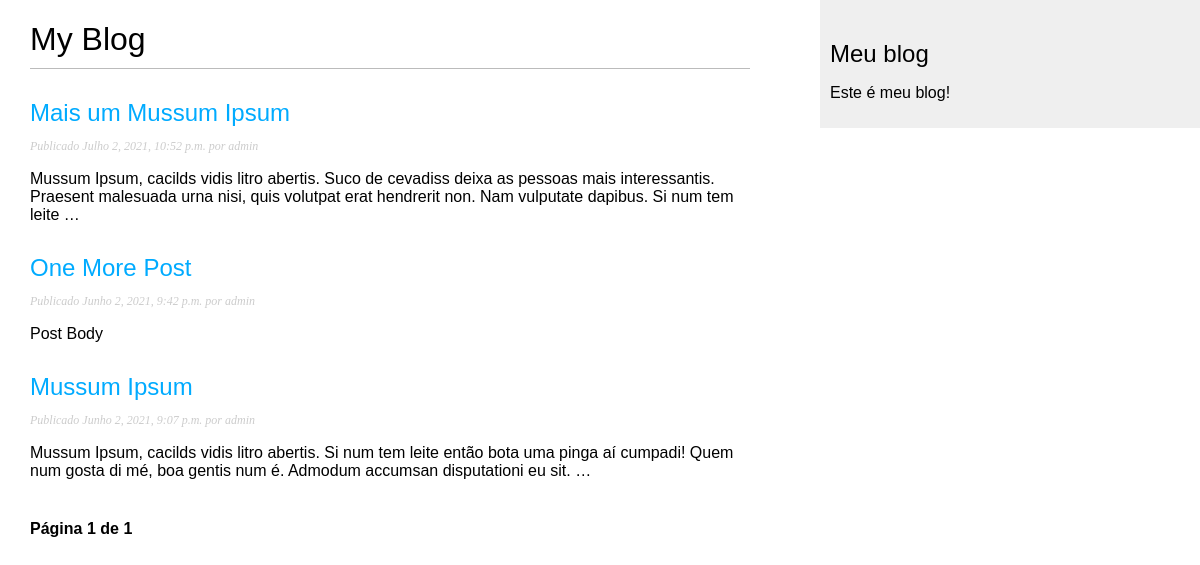
Screenshot of /blog/ with the database file from the repository.
### blog/models.py (models this page shows, shortened)
class Post(models.Model):
    STATUS_CHOICES = (
        ('draft', 'Drafit'),
        ('published','Published'),
    )
    title = models.CharField(max_length=250)
    slug = models.SlugField(max_length=250,
                            unique_for_date='publish')
    author = models.ForeignKey(User,
                               on_delete=CASCADE,
                               related_name='blog_posts')
    body = models.TextField()
    publish = models.DateTimeField(default=timezone.now)
    created = models.DateTimeField(auto_now_add=True)
    updated = models.DateTimeField(auto_now=True)
    status = models.CharField(max_length=250,
                              choices=STATUS_CHOICES,
                              default='draft')
    objects = models.Manager() # O gerenciado padrão
    published = PublishedManager() # O novo gerenciador que criamos
    class Meta:
        ordering = ('-publish',)
    def get_absolute_url(self):
        return reverse('blog:post_detail',
                       args=[self.publish.year,
                       self.publish.month,
                       self.publish.day, self.slug])

### blog/views.py (the view)
# urls.py: path('', views.PostListView.as_view(), name='posts'),
class PostListView(ListView):
    queryset = Post.published.all()
    context_object_name = 'posts'
    paginate_by = 3
    template_name = 'blog/post/list.html'

### blog/templates/blog/post/list.html (shortened to what this page needs)
{% extends "blog/base.html" %}
{% block content %}
    <h1>My Blog</h1>
    {% for post in posts %}
        <h2>
            <a href="{{ post.get_absolute_url }}">
                {{ post.title }}
            </a>
        </h2>
        <p class="date">
            Publicado {{ post.publish }} por {{ post.author }}
        </p>
        {{ post.body|truncatewords:30|linebreaks }}
    {% endfor %}
    {% include "pagination.html" with page=page_obj %}
{% endblock %}

### blog/templates/blog/base.html (shortened to what this page needs)
{% load static %}
<!DOCTYPE html>
<html lang="pt-br">
<head>
    <link rel="stylesheet" href="{% static 'css/blog.css' %}">
</head>
<body>
    <div id="content">
        {% block content %}
        {% endblock %}
    </div>
    <div id="sidebar">
        <h2>Meu blog</h2>
        <p>Este é meu blog!</p>
    </div>
</body>
</html>

### blog/templates/pagination.html (shortened to what this page needs)
<div class="pagination">
    <span class="step-links">
        <span class="current">
            Página {{ page.number }} de {{ page.paginator.num_pages }}
        </span>
    </span>
</div>

### blog/static/css/blog.css (style rules this page uses)
body { margin:0; padding:0; font-family:helvetica, sans-serif; }
a { color:#00abff; text-decoration:none; }
h1 { font-weight:normal; border-bottom:1px solid #bbb; padding:0 0 10px 0; }
h2 { font-weight:normal; margin:30px 0 0; }
#content { float:left; width:60%; padding:0 0 0 30px; }
#sidebar { float:right; width:30%; padding:10px; background:#efefef; height:100%; }
p.date { color:#ccc; font-family: georgia, serif; font-size: 12px; font-style: italic; }
.pagination { margin:40px 0; font-weight:bold; }

### rows the page displays
Post: title "Mais um Mussum Ipsum", publish "Julho 2, 2021, 10:52 p.m.", author "admin", body "Mussum Ipsum, cacilds vidis litro abertis. Suco de cevadiss deixa as pessoas mais interessantis. Praesent malesuada urna nisi, quis volutpat erat hendrerit non. Nam vulputate dapibus. Si num tem leite …"
Post: title "One More Post", publish "Junho 2, 2021, 9:42 p.m.", author "admin", body "Post Body"
Post: title "Mussum Ipsum", publish "Junho 2, 2021, 9:07 p.m.", author "admin", body "Mussum Ipsum, cacilds vidis litro abertis. Si num tem leite então bota uma pinga aí cumpadi! Quem num gosta di mé, boa gentis num é. Admodum accumsan disputationi eu sit. …"

### other values shown
{{ page.number }} "1"
{{ page.paginator.num_pages }} "1"
